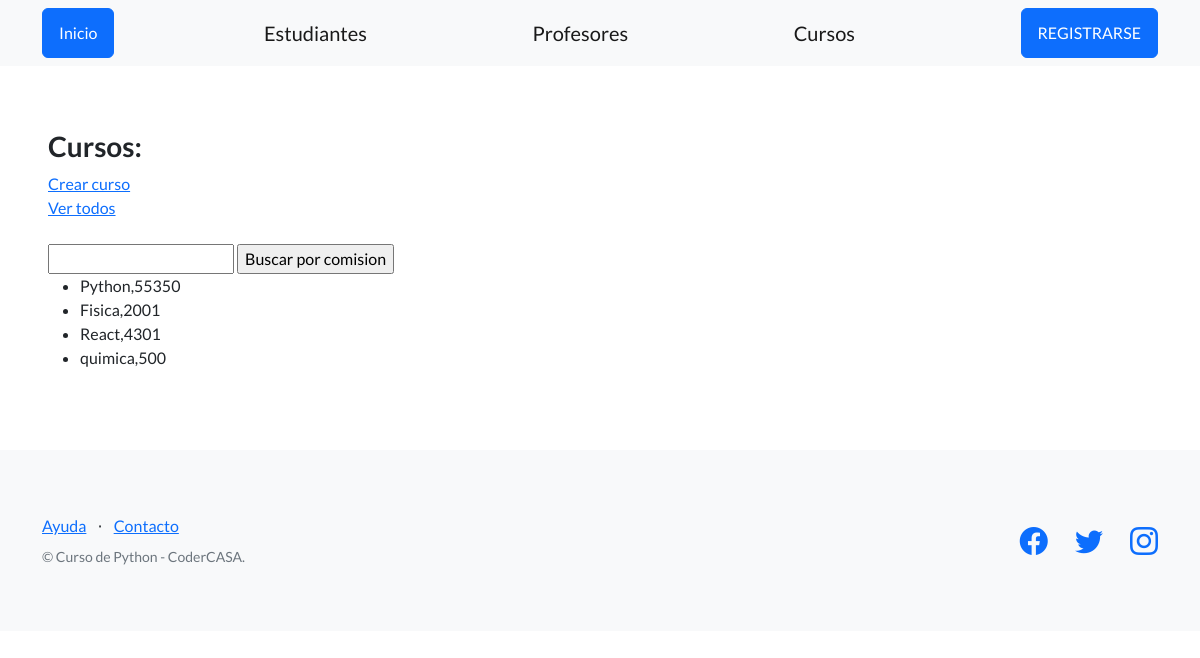
The page /estudios/cursos/ on the database as committed earlier.
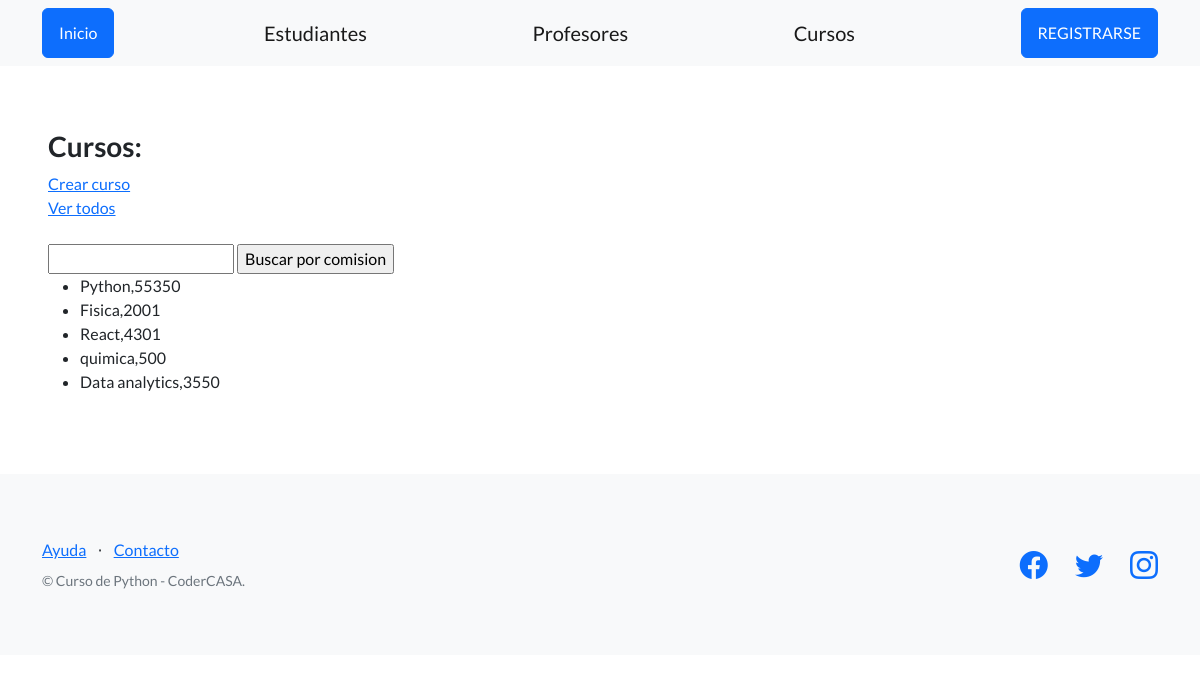
The same page on the database as committed later.
### control_estudios/models.py (models this page shows, shortened)
class Curso (models.Model):
    nombre = models.CharField(max_length=64)
    comision = models.IntegerField()

### control_estudios/views.py (the view)
# urls.py: path("cursos/",listar_cursos, name ="lista_cursos"),
def listar_cursos(request):
    contexto =  {
        "cursos":Curso.objects.all()
    }
    http_response = render(
    request=request,
    template_name='control_estudios/lista_cursos.html',
    context=contexto,
    )
    return http_response

### control_estudios/templates/control_estudios/lista_cursos.html (shortened to what this page needs)
{%extends "base.html"%}
{% block contenido %}
    <h3>Cursos:</h3>
    <a href = "{% url 'crear_cursos' %}"> Crear curso <br>
    <a href = "{% url 'lista_cursos' %}"> Ver todos
    </a>
    <br><br>
    <form action="{% url 'buscar_cursos' %}" method="post">
      <input type="text" name="busqueda">
      <input type="submit" value="Buscar por comision">
    </form>
    <ul>
    {% for curso in cursos %}
    <li>
      {{curso.nombre}},{{curso.comision}}
    </li>
    {% empty %}
    <p>No se encontraron estudiantes.</p>
    {% endfor %}
    </ul>
    {% endblock contenido %}

Rows that differ between the two databases and show on the page:
added Curso: nombre "Data analytics", comision "3550"
